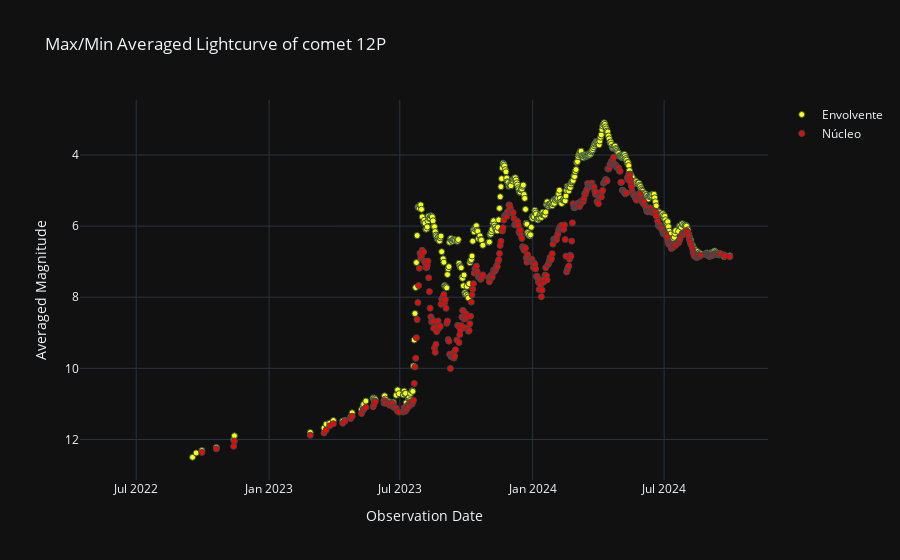

Here is the notebook cell this chart was saved with:
### Code cell
tipo_de_grafica = '7' 
generar_grafica(tipo_de_grafica, nombre_del_cometa, bases_de_datos)

### Figure 1 — Plotly figure (JSON) as saved in the notebook; plotly's stock layout.template omitted (floating-point values rounded to 4 significant figures; data arrays with more than 128 entries replaced by an {"elided": "..."} marker saying what was removed)
{"data": [{"marker": {"color": "yellow", "line": {"color": "DarkSlateGrey", "width": 1}}, "mode": "markers", "name": "Envolvente", "type": "scatter", "x": {"elided": "444 str values"}, "y": {"elided": "444 float values"}}, {"marker": {"color": "red", "line": {"color": "DarkSlateGrey", "width": 1}}, "mode": "markers", "name": "Núcleo", "type": "scatter", "x": {"elided": "444 str values"}, "y": {"elided": "444 float values"}}], "layout": {"title": {"text": "Max/Min Averaged Lightcurve of comet 12P"}, "xaxis": {"title": {"text": "Observation Date"}}, "yaxis": {"autorange": "reversed", "title": {"text": "Averaged Magnitude"}}}}
